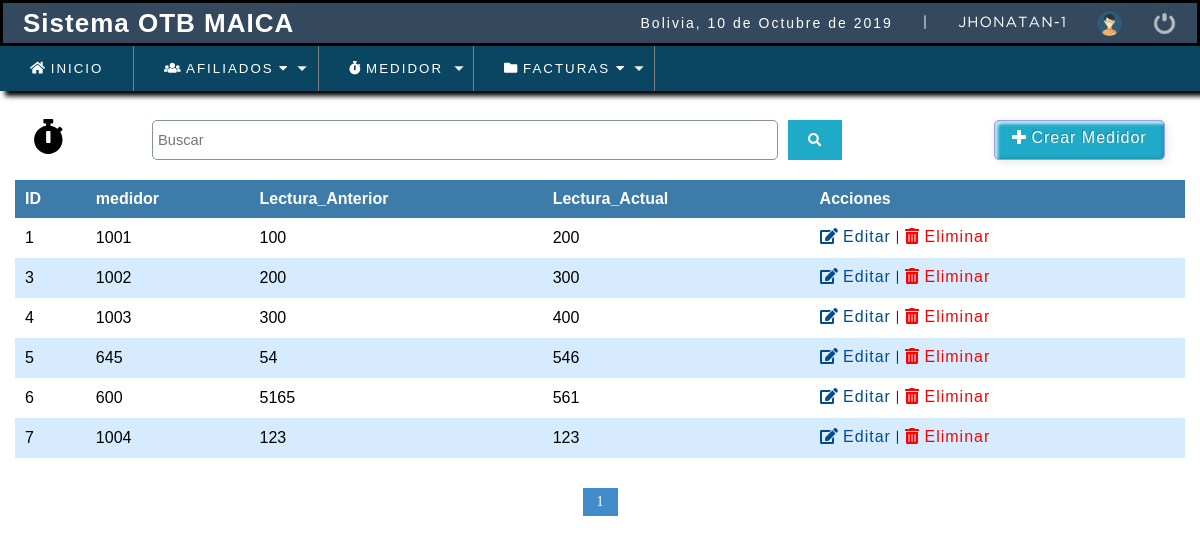
/sistema/medidor.php (signed in), run on the app's committed database.
### tables this page shows
CREATE TABLE `medidor` (
  `id_medidor` int(11) NOT NULL,
  `medidor` int(11) NOT NULL,
  `lectura_anterior` int(11) NOT NULL,
  `lectura_actual` int(11) NOT NULL,
  `estado` varchar(100) NOT NULL
);

### sistema/medidor.php (the view, shortened to what this page needs)
<?php
	include "../conexion.php";
 ?>
<!DOCTYPE html>
<html lang="en">
<head>
	<?php
	include 'includes/scripts.php';
	?>
</head>
<body>
	<?php
	include 'includes/header.php';
	?>
	<section id="container">
		<h1><i class="fas fa-stopwatch"></i></h1>
		<form action="buscar_medidor.php" method="get" class="form_search_medidor">
			<input type="text" name="busqueda" id="busqueda" placeholder="Buscar" >
			<button type="submit" class="btn_search"><i class="fas fa-search" id="a"></i></button>
			<a href="#" class="btn_medidor" onclick="abrir();"><i class="fas fa-plus" ></i> Crear Medidor</a>
		</form>
		<table>
			<tr>
				<th>ID</th>
				<th>medidor</th>
				<th>Lectura_Anterior</th>
				<th>Lectura_Actual</th>
				<th>Acciones</th>
			</tr>
			<?php
			$sql_registe=mysqli_query($conection," SELECT COUNT(*) AS total_registro from medidor ");
			$result_register=mysqli_fetch_array($sql_registe);
			$total_registro=$result_register['total_registro'];
			$por_pagina = 10;
			if(empty($_GET['pagina']))
			{
				$pagina = 1;
			}else
			{
				$pagina=$_GET['pagina'];
			}
			$desde = ($pagina-1) * $por_pagina;
			$total_paginas=ceil($total_registro / $por_pagina);
			$query= mysqli_query($conection,"SELECT m.id_medidor , m.medidor, m.lectura_anterior, m.lectura_actual FROM medidor m order by m.id_medidor asc
					limit $desde,$por_pagina
					");
				$result = mysqli_num_rows($query);
				if($result>0)
				{
					while($data=mysqli_fetch_array($query)){
			?>
						<tr>
							<td> <?php echo $data['id_medidor'];?> </td>
							<td> <?php echo $data['medidor'];?> </td>
							<td> <?php echo $data['lectura_anterior'];?></td>
							<td> <?php echo $data['lectura_actual'];?> </td>
								<td>
									<a class="link_edit" href="editar_medidor.php?id=<?php echo $data['id_medidor'];?>" onclick="abrir1();"><i class="fas fa-edit"></i>  Editar</a>
									<span>|</span>
										<a class="link_delete" href="eliminar_medidor.php?id=<?php echo $data['id_medidor'];?>"><i class="fas fa-trash-alt"></i>  Eliminar</a>
								</td>
							<?php
								}
							?>
						</tr>
			<?php
				}
			 ?>
		</table>
<div class="paginador">
	<ul>
		<?php
			for ($i=1; $i <= $total_paginas; $i++) {
				if($i==$pagina)
				{
					echo '<li class="pageselected">'.$i.'</li>';
				}else
				{
				echo '<li><a href="?pagina='.$i.'">'.$i.'</a></li>';
				}
			}
		 ?>
	</ul>
</div>
	</section>
</body>
</html>

### sistema/css/style.css (style rules this page uses)
* { margin: 0; padding: 0; box-sizing: border-box; }
h1, h2, h3, h4, h5, h6 { font-family: 'arial'; font-weight: bold; letter-spacing: 1px; }
h1 { font-size: 26px; }
a { text-decoration: none; font-family: arial; letter-spacing: 1px; }
span { font-family: 'GothamBook'; letter-spacing: 1px; font-size: 14px; line-height: 20px; }
#container { padding: 100px 15px 15px; top: 50px; }
#container h1 { padding: 18px; }
input,select { display: block; width: 90%; font-size: 11pt; padding: 5px; border: 1px solid #85929e; border-radius: 5px; }
#container h1 { font-size: 35px; display: inline-block; }
table { border-collapse: collapse; font-size: 12pt; font-family: 'arial'; width: 100%; }
table th { text-align: left; padding: 10px; background: #3d7ba8; color: #fff; }
table tr:nth-child(odd) { background: #D7EBFF; }
table td { padding: 10px; }
.link_edit { color: #044A8E; }
.link_delete { color: red; }
.paginador ul { padding: 15px; list-style: none; background: #fff; margin-top: 15px; display: -webkit-flex; display: -moz-flex; display: -ms-flex; display: -o-flex; display: flex; justify-content:center; }
.paginador a,.pageselected { color: #428bca; border: 1px solid #ddd; padding: 5px; display: inline-block; font-size: 14px; text-align: center; width: 35px; }
.pageselected { color: #fff; background: #428bca; border: 1px solid #428bca; }
.form_search_medidor { display: -webkit-flex; display: -moz-flex; display: -ms-flex; display: -o-flex; display: flex; float: right; background: initial; padding: 20px; width: 90%; border-radius: 10px; }
.btn_medidor { background: #1faac8 ; color: #fff; float: right; padding-top: 8px; padding-bottom: 5px; height: 40px; width: 250px; margin-left: 15%; cursor: pointer; text-align: center; box-shadow: inset 3px 3px 3px rgba(255,255,255,.7), inset -2px -2px 3px rgba(0,0,0,.1), 2px 2px 10px rgba(0,0,0,.1); border: 1px solid #9b9bff; text-shadow: -1px -1px rgba(0,0,0,.2); border-radius: 5px; }
.form_search_medidor .btn_search { background: #1faac8; color: #fff; padding: 0 20px; border: 0; cursor: pointer; margin-left: 10px; }

### data on the page
medidor: id_medidor "1", medidor "1001", lectura_anterior "100", lectura_actual "200"
medidor: id_medidor "3", medidor "1002", lectura_anterior "200", lectura_actual "300"
medidor: id_medidor "4", medidor "1003", lectura_anterior "300", lectura_actual "400"
medidor: id_medidor "5", medidor "645", lectura_anterior "54", lectura_actual "546"
medidor: id_medidor "6", medidor "600", lectura_anterior "5165", lectura_actual "561"
medidor: id_medidor "7", medidor "1004", lectura_anterior "123", lectura_actual "123"

### other printed values
fechaC() "10 de Octubre de 2019"
$_SESSION['nombre'] "JHONATAN"
$_SESSION['rol'] "1"
